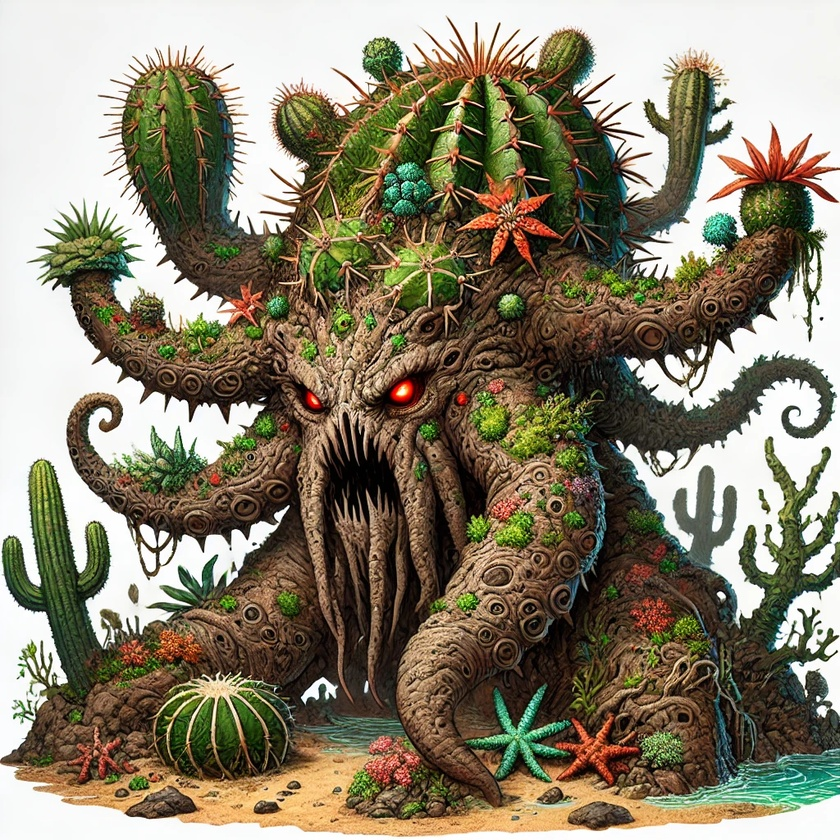
#> input picture image_input.jpg, 840 x 840 px, shrunk from 1024 x 1024 before the run; its folder holds only this picture in this run
$ python -i crop.py   (imports and definitions only)
#> lines starting #> are read from the running program, lines starting #| are printed output that depends on the picture; after the words box and inside, x2 and y2 are one past the last pixel; in counts of white or black regions, pixels touching at a corner belong together
# [40 lines of commented-out code are left out]


import cv2
import numpy as np
from PIL import Image
import os

def remove_white_background(image_path, output_path):
    # Load the image
#> called with image_path = 'image_input.jpg', output_path = 'out.png'
    image = cv2.imread(image_path)
#> image is the input picture: shape (840, 840, 3); mean B, G, R 109, 129.4, 137.4

    # Check if the image was loaded successfully
    if image is None:
        print(f"Error: Unable to load image at {image_path}. Please check the file path and try again.")
        return

    # Convert to RGBA
    image = cv2.cvtColor(image, cv2.COLOR_BGR2RGBA)
#> image: shape (840, 840, 4)

    # Create a mask where white pixels (background) are detected
    lower_white = np.array([240, 240, 240, 255])
    upper_white = np.array([255, 255, 255, 255])

    # Create the mask with the specified range
    mask = cv2.inRange(image, lower_white, upper_white)
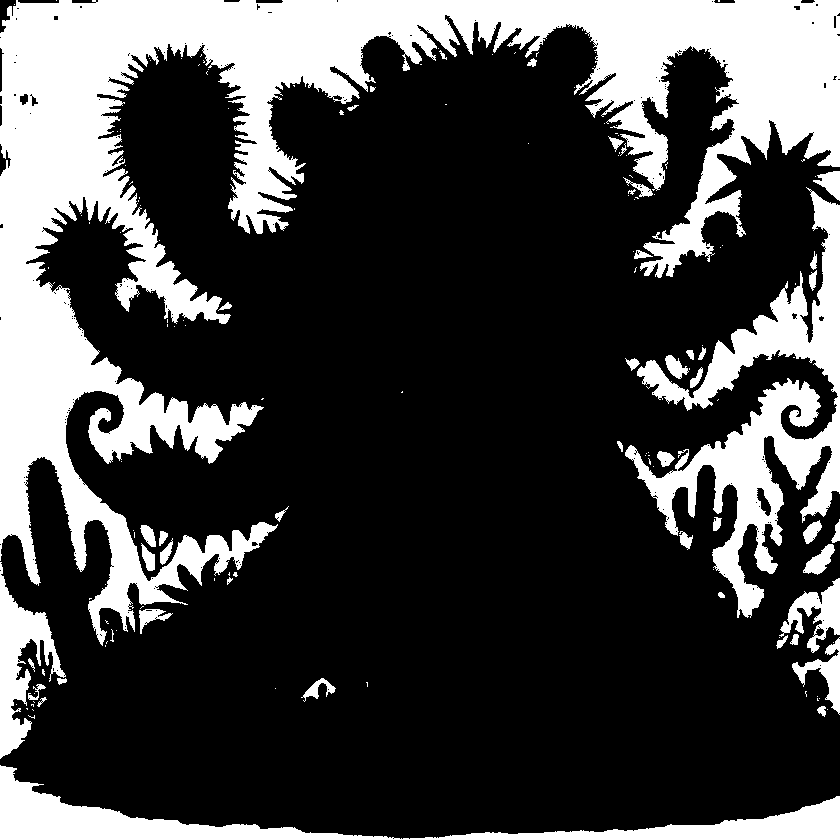
#> mask: shape (840, 840); 26.6% white; 161 white regions (114 under 20 px), largest, box (x1, y1, x2, y2) and area: (0, 0, 840, 646) 134101, (625, 187, 840, 618) 25765, (0, 765, 840, 840) 14959

    # Invert the mask to segment the subject
    mask = cv2.bitwise_not(mask)

    # Make the background transparent using the mask
    image[mask == 0] = (0, 0, 0, 0)

    # Save the image with transparency
    output_image = Image.fromarray(image)
    output_image.save(output_path, "PNG")
    print(f"Image saved with transparent background at {output_path}.")

# [17 lines not run here, left out]

>>> result = remove_white_background('image_input.jpg', 'out.png')
